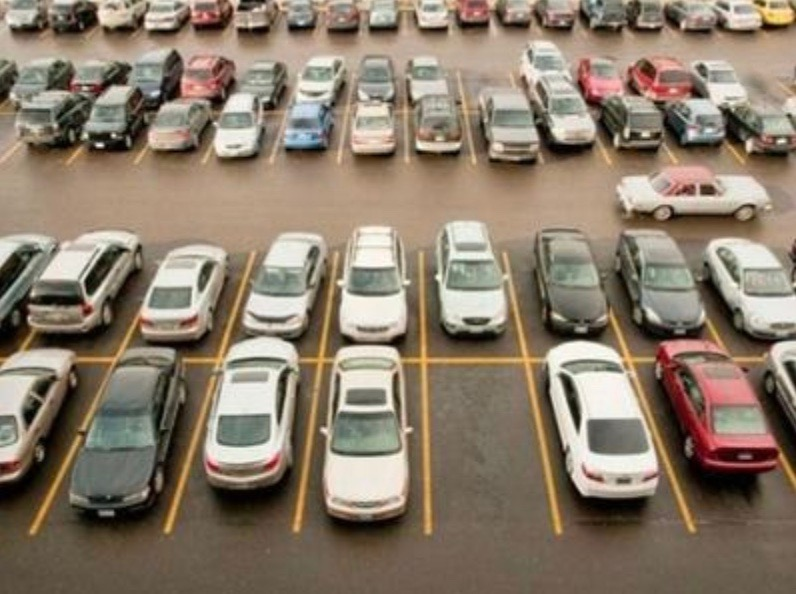
#> input picture park2.jpg, 796 x 594 px
$ python parkingDetection.py
#> lines starting #> are read from the running program, lines starting #| are printed output that depends on the picture
import cv2
import numpy as np
import pickle

image = cv2.imread("park2.jpg")
#> image is the input picture: shape (594, 796, 3); mean B, G, R 106.9, 124, 138.7

img_canny = cv2.Canny(image, 100, 200)
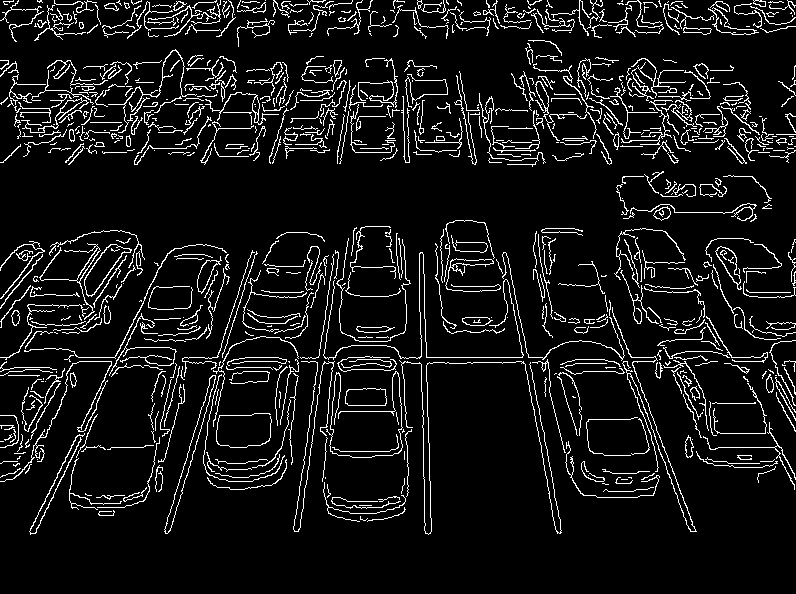
#> img_canny: shape (594, 796); 8.3% white in thin lines or dots

img_gray = cv2.cvtColor(img_canny, cv2.COLOR_BAYER_BG2GRAY)
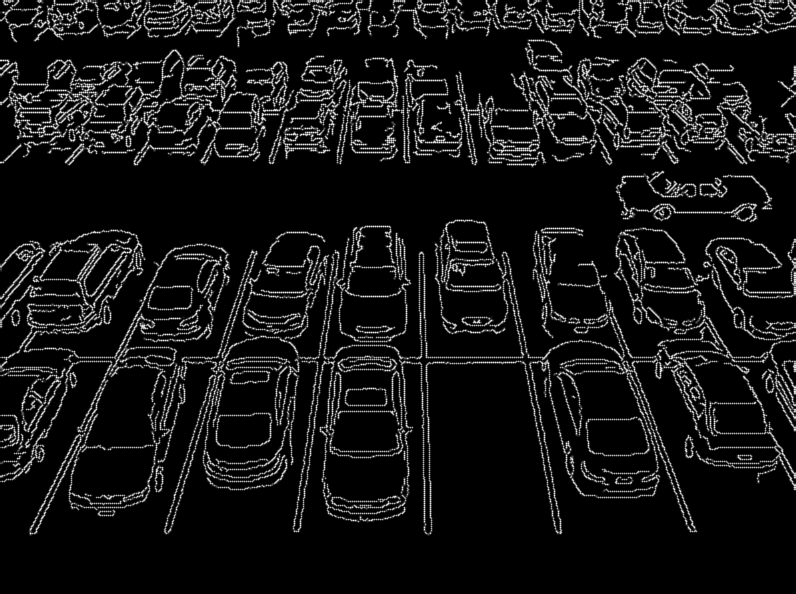
#> img_gray: shape (594, 796); min 0, max 255, mean 21.4

(thresh, img) = cv2.threshold(img_canny, 128, 255, cv2.THRESH_BINARY | cv2.THRESH_OTSU)
#> thresh = 0

#> (the run stopped early here; a loop or call above may not have finished)

$ run again, with park3.jpg copied over park2.jpg
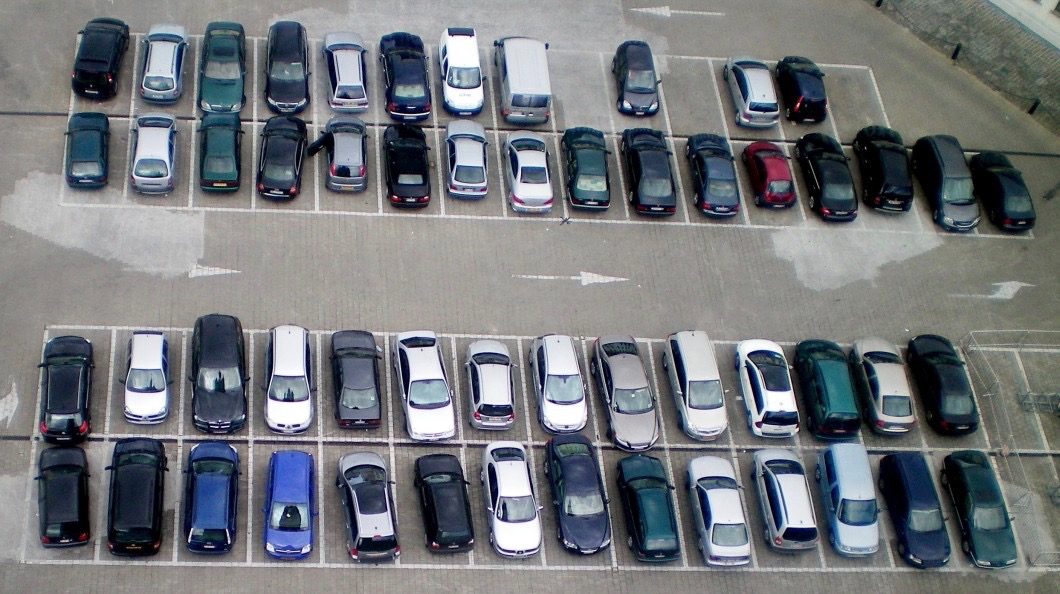
#> input picture park3.jpg, 1060 x 594 px
#> image is the input picture: shape (594, 1060, 3); mean B, G, R 123.2, 119, 115.5
#> `img_canny = cv2.Canny(image, 100, 200)`:
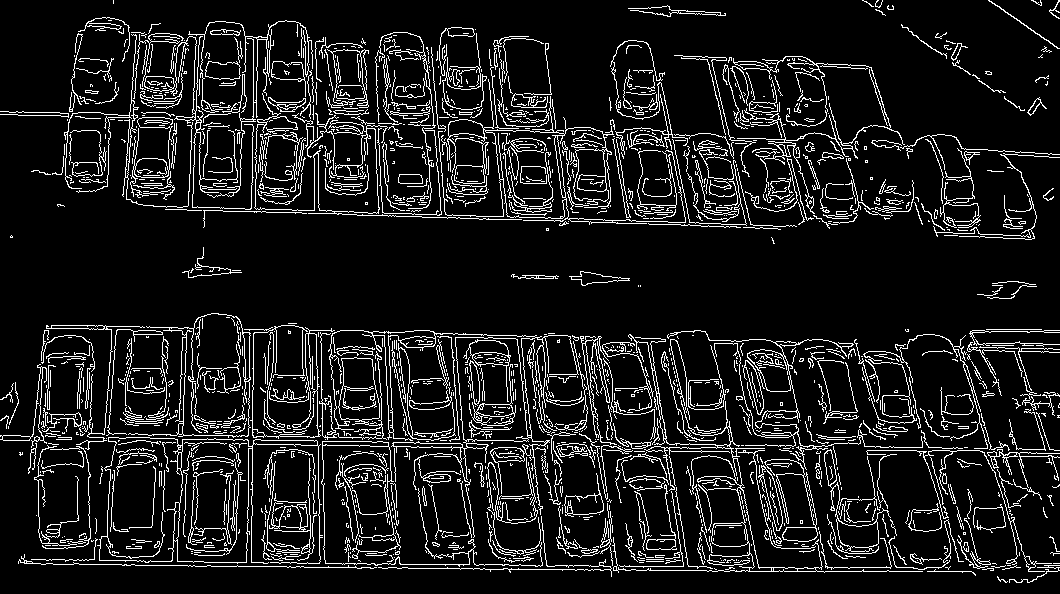
#> img_canny: shape (594, 1060); 10.5% white in thin lines or dots
#> `img_gray = cv2.cvtColor(img_canny, cv2.COLOR_BAYER_BG2GRAY)`:
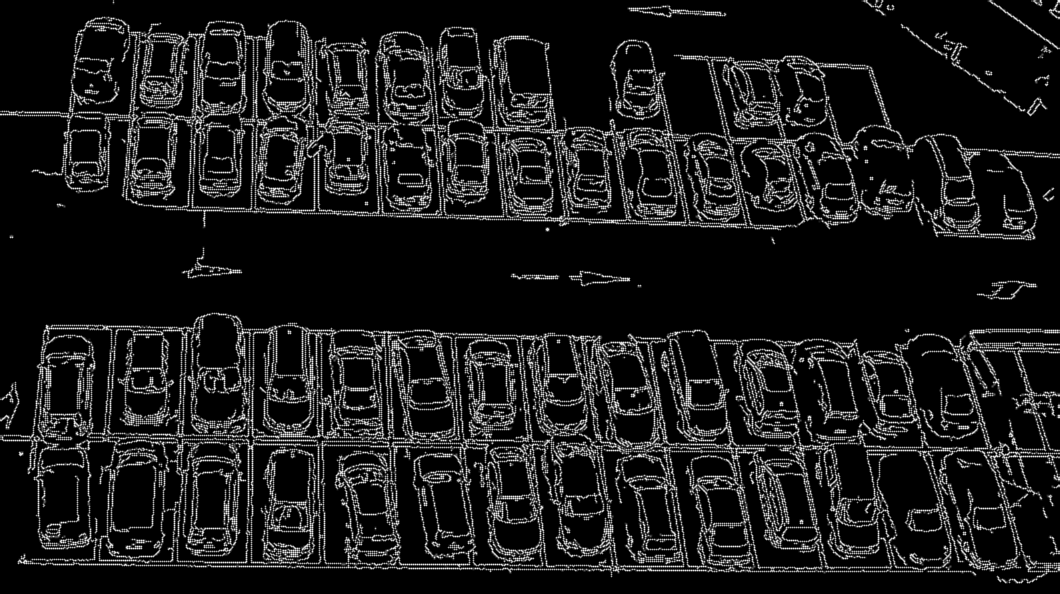
#> img_gray: shape (594, 1060); min 0, max 255, mean 26.8
#> thresh = 0

$ run again, with park5.jpg copied over park2.jpg
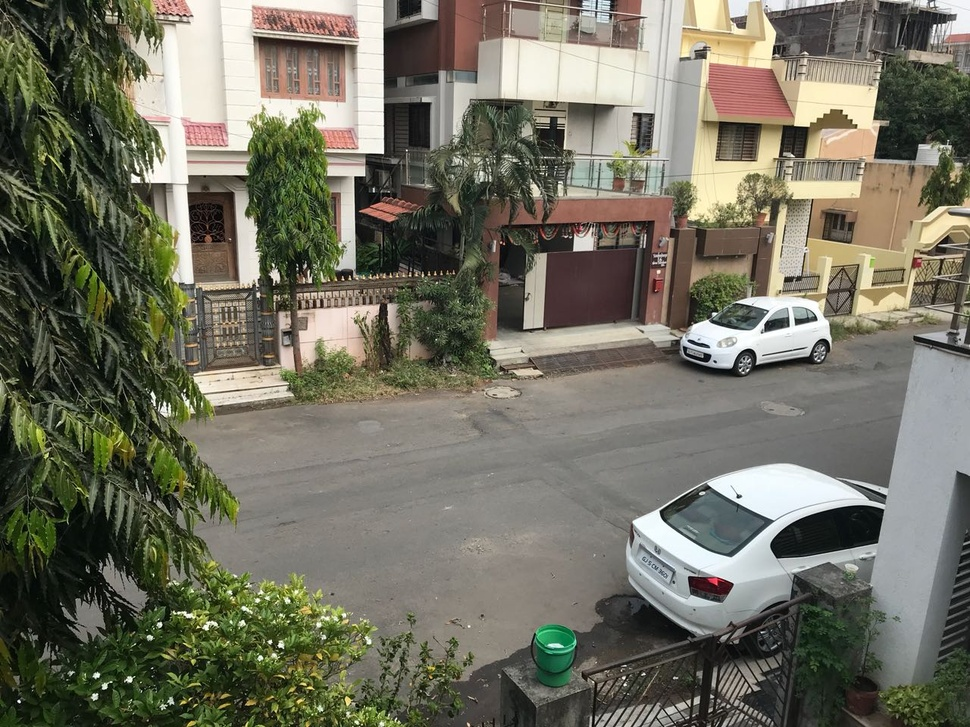
#> input picture park5.jpg, 970 x 727 px, shrunk from 1280 x 960 before the run
#> image is the input picture: shape (727, 970, 3); mean B, G, R 97.3, 112.4, 113.7
#> `img_canny = cv2.Canny(image, 100, 200)`:
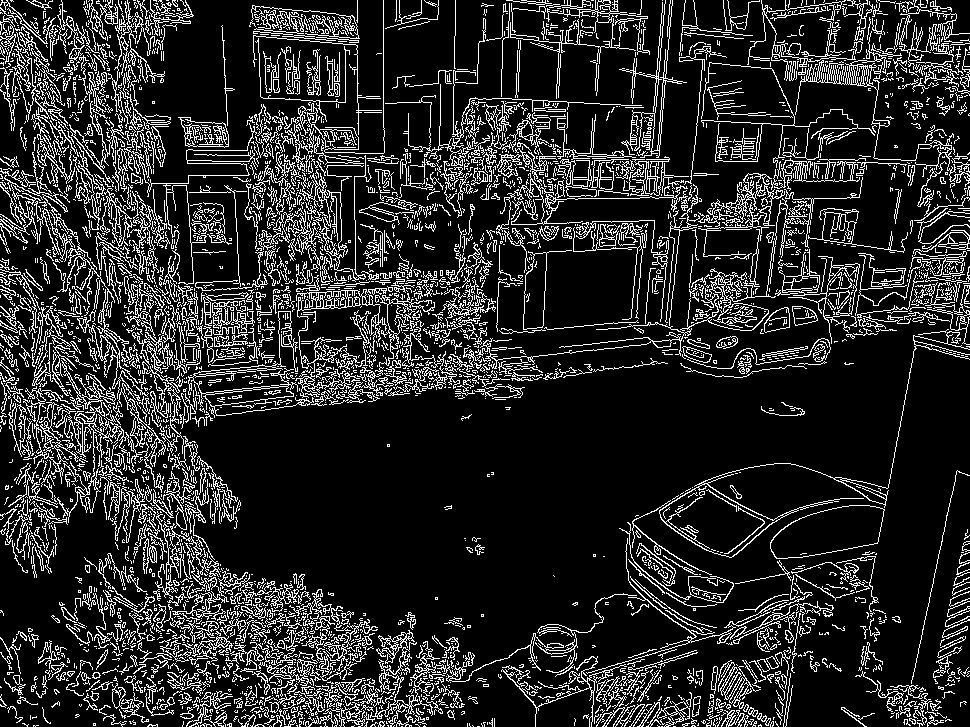
#> img_canny: shape (727, 970); 16% white in thin lines or dots
#> `img_gray = cv2.cvtColor(img_canny, cv2.COLOR_BAYER_BG2GRAY)`:
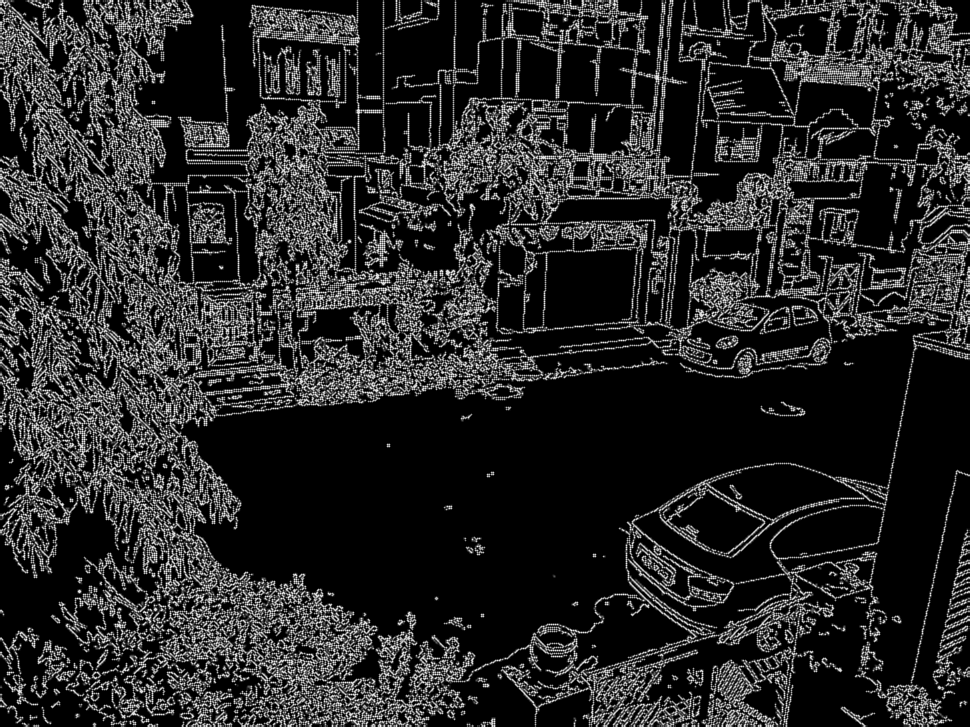
#> img_gray: shape (727, 970); min 0, max 255, mean 40.9
#> thresh = 0

$ run again, with frame.jpg copied over park2.jpg
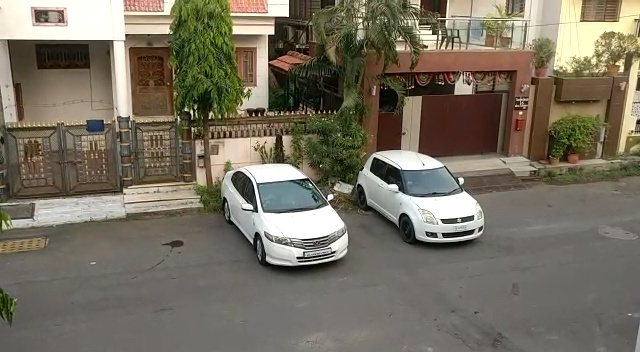
#> input picture frame.jpg, 640 x 352 px
#> image is the input picture: shape (352, 640, 3); mean B, G, R 96.9, 111.9, 118.5
#> `img_canny = cv2.Canny(image, 100, 200)`:
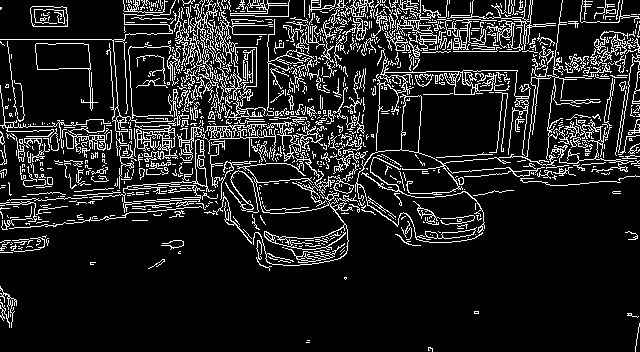
#> img_canny: shape (352, 640); 12.9% white in thin lines or dots
#> `img_gray = cv2.cvtColor(img_canny, cv2.COLOR_BAYER_BG2GRAY)`:
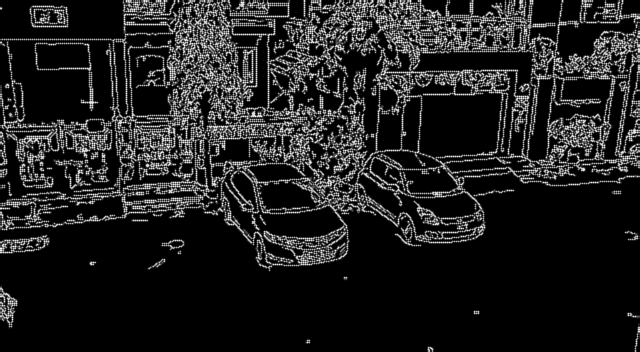
#> img_gray: shape (352, 640); min 0, max 255, mean 33
#> thresh = 0
